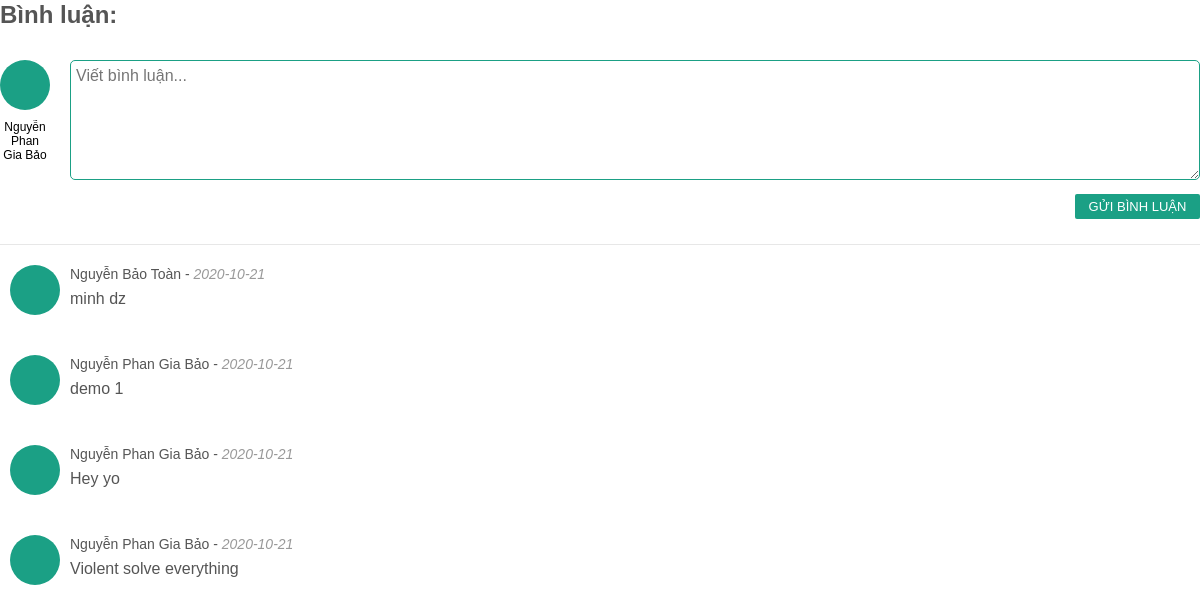
/comment.php?idpro=15 (signed in), run on the app's committed database.
### tables this page shows
CREATE TABLE `binhluan` (
  `id` int(20) NOT NULL COMMENT 'id bình luận',
  `id_product` int(10) NOT NULL COMMENT 'id sản phẩm',
  `id_user` int(10) NOT NULL COMMENT 'id tài khoản',
  `content` text DEFAULT NULL COMMENT 'Nội dung',
  `date` date NOT NULL DEFAULT current_timestamp() COMMENT 'Ngày đăng'
);

CREATE TABLE `taikhoan` (
  `id` int(10) NOT NULL COMMENT 'id tài khoản',
  `name` varchar(50) NOT NULL COMMENT 'Tên người dùng',
  `email` varchar(50) NOT NULL COMMENT 'Email người dùng',
  `tel` varchar(15) NOT NULL COMMENT 'Sđt',
  `pass` varchar(254) NOT NULL COMMENT 'Mật khẩu',
  `activation` varchar(100) DEFAULT NULL COMMENT 'Mã kích hoạt',
  `avatar` varchar(50) DEFAULT NULL COMMENT 'Ảnh đại diện',
  `cardimage` varchar(50) DEFAULT NULL COMMENT 'Ảnh bìa',
  `birth` date NOT NULL DEFAULT current_timestamp() COMMENT 'Ngày sinh',
  `date` date NOT NULL DEFAULT current_timestamp() COMMENT 'Ngày đăng kí',
  `role` tinyint(1) DEFAULT 0 COMMENT 'Phân biệt quyền tài khoản'
);

### model/connect.php (called while the page is built, shortened)
<?php
    function connect()
    {
        $host = 'localhost';
        $dbname = 'waka';
        $username = 'root';
        $password = '';
        $options = array(PDO::MYSQL_ATTR_INIT_COMMAND => "SET NAMES utf8",
                        PDO::ATTR_ERRMODE => PDO::ERRMODE_EXCEPTION);
        $DBH = new PDO('mysql:host='.$host.';dbname='.$dbname, $username, $password, $options);
        return $DBH;
    }
    function query($sql)
    {
        $conn = connect();
        $stmt = $conn->prepare($sql);
        $stmt->execute();
        $stmt->setFetchMode(PDO::FETCH_ASSOC);
        return $stmt->fetchAll();
    }
?>

### model/binhluan.php (called while the page is built, shortened)
<?php
    include_once 'connect.php';
    function show_bl($id_product)
    {
        $sql =
            'SELECT bl.*,
                    tk.name as "user_name"
                FROM binhluan bl INNER JOIN taikhoan tk ON bl.id_user = tk.id
            WHERE 1';
        if($id_product > 0) $sql .= ' AND bl.id_product = '.$id_product;
        $sql .= ' order by bl.date desc, id desc';
        return query($sql);
    }
?>

### comment.php (the view, shortened to what this page needs)
<?php
    include 'model/binhluan.php';
    if(isset($_SESSION['s_id']) && $_SESSION['s_id'] > 0)
    {
        if(isset($_GET['idpro']) && $_GET['idpro'] > 0)
        {
            $dsbl = show_bl($_GET['idpro']);
        }
?>
<!DOCTYPE html>
<html lang="en">
    <head>
        <link rel="stylesheet" href="view/css/comment.css">
    </head>
    <body>
        <h3 class="comment_title">Bình luận:</h3>
        <form action="comment.php?idpro=<?= $_GET['idpro']?>" method="post" class="comment_form">
            <div class="user_info">
                <div class="user_avt">
                </div>
                <span class="user_name"><?= $_SESSION['s_name']?></span>
            </div>
            <textarea name="content" id="" placeholder="Viết bình luận..."></textarea>
            <input type="submit" name="comment" value="Gửi bình luận" class="green_button">
        </form>
        <div class="other_comments">
            <?php
                foreach($dsbl as $bl)
                {
                    echo
                        '<div class="person_comment">
                            <div class="user_avt">
                            </div>
                            <p class="user_info">'.$bl['user_name'].' - <span>'.$bl['date'].'</span></p>
                            <p class="comment_content">'.$bl['content'].'</p>
                        </div>';
                }
            ?>
        </div>
    </body>
</html>
<?php
    }
?>

### view/css/comment.css (style rules this page uses)
* { font-family: Arial, Helvetica, sans-serif; box-sizing: border-box; word-wrap: break-word; outline: none; }
body { margin: 0; color: #555; background-color: transparent; }
.comment_title { float: left; width: 100%; height: 30px; margin: 0px 0px 30px; font-size: 24px; line-height: 30px; }
.comment_form { display: inline-block; float: left; width: 100%; height: 185px; border-bottom: 1px #e7e7e7 solid; }
.comment_form .user_info { float: left; width: 50px; margin: 0px 20px 0px 0px; }
.comment_form .user_info .user_avt { float: left; width: 100%; height: 50px; margin: 0px 0px 10px; border-radius: 50%; background-color: #1ba085; cursor: pointer; }
.comment_form .user_info .user_name { float: left; width: 100%; height: 55px; font-size: 12px; text-align: center; text-overflow: ellipsis; display: -webkit-box; -webkit-line-clamp: 4; -webkit-box-orient: vertical; color: #000; overflow: hidden; }
.comment_form textarea { min-width: calc(100% - 70px); max-width: calc(100% - 70px); min-height: 120px; max-height: 120px; padding: 5px; font-size: 16px; line-height: 20px; border: 1px #1ba085 solid; border-radius: 5px; }
.comment_form input[type = 'submit'] { float: right; width: 125px; height: 25px; margin: 10px 0px 0px; padding: 5px 0px; font-size: 13px; text-align: center; text-transform: uppercase; border: none; border-radius: 2px; color: #fff; background-color: #1ba085; cursor: pointer; }
.other_comments { float: left; width: 100%; height: 335px; max-height: 335px; margin: 10px 0px; overflow: scroll; overflow-x: hidden; }
.other_comments .person_comment { display: inline-block; width: 100%; margin: 0px 0px 10px; padding: 10px; }
.other_comments .person_comment .user_avt { float: left; width: 50px; height: 50px; margin: 0px 10px 10px 0px; border-radius: 50%; background-color: #1ba085; cursor: pointer; }
.other_comments .person_comment .user_info { display: inline-block; height: 18.5px; margin: 0px 0px 5px; font-size: 14px; }
.other_comments .person_comment .user_info span { font-style: italic; color: #999; }
.other_comments .person_comment .comment_content { float: left; width: calc(100% - 60px); margin: 0; }

### data on the page
binhluan: id_user.name "Nguyễn Bảo Toàn", date "2020-10-21", content "minh dz"
binhluan: id_user.name "Nguyễn Phan Gia Bảo", date "2020-10-21", content "demo 1"
binhluan: id_user.name "Nguyễn Phan Gia Bảo", date "2020-10-21", content "Hey yo"
binhluan: id_user.name "Nguyễn Phan Gia Bảo", date "2020-10-21", content "Violent solve everything"

### other printed values
$_SESSION['s_name'] "Nguyễn Phan Gia Bảo"
